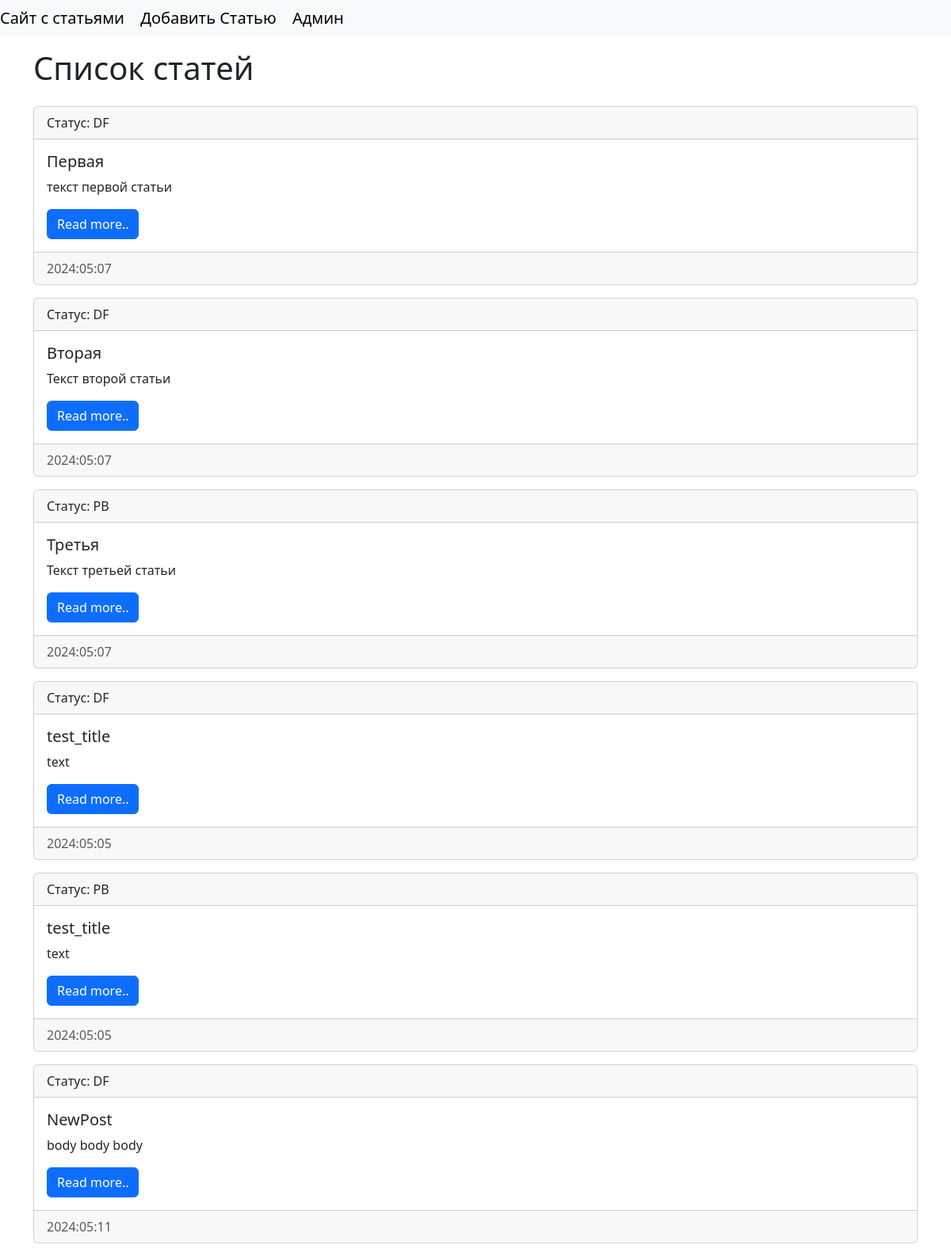
The page / on the database its author committed.
### core/models.py (models this page shows, shortened)
class Post(models.Model):
    class Status(models.TextChoices):
        DRAFT = 'DF', 'Draft'
        PUBLISHED = 'PB', 'Published'
    title = models.CharField(max_length=250)
    body = models.TextField()
    status = models.CharField(max_length=2,
                              choices=Status.choices,
                              default=Status.DRAFT)
    likes = models.PositiveIntegerField(verbose_name='Лайки',
                                        blank=True,
                                        default=0)
    date = models.DateField(verbose_name='Дата', blank=True)
    photo = models.ImageField(blank=True)
    category = models.ForeignKey(Category,
                             on_delete=models.CASCADE,
                             related_name='comments')
    class Meta:
        verbose_name = 'Статья'
        verbose_name_plural = 'Статьи'

### core/views.py (the view)
# urls.py: path('', views.index, name='home'),
def index(request):
    posts = Post.objects.all()
    categories = Category.objects.all()
    context={
        'posts' : posts,
        'categories' : categories,
        'title':'Список статей',
    }
    return render(request, template_name='core/index.html', context=context)

### core/templates/core/index.html (shortened to what this page needs)
<!doctype html>
<html lang="en">
  <head>
    <link href="https://cdn.jsdelivr.net/npm/bootstrap@5.3.3/dist/css/bootstrap.min.css" rel="stylesheet">
  </head>
  <body>
    <nav class="navbar navbar-expand-lg bg-body-tertiary">
        <div class="">
            <a class="navbar-brand" href="/">Сайт с статьями</a>
            <a class="navbar-brand" href="/">Добавить Статью</a>
            <a class="navbar-brand" href="/">Админ</a>
        </div>
    </nav>
    <div class="container mt-3">
    <h1>{{ title }}</h1>
    <div class="row">
    <div class="col-md12">
    {% for item in posts %}
        <div class="card mt-3 mb-3">
            <div class="card-header">
            Статус: {{ item.status }}
            </div>
            <div class="card-body">
            <h5 class="card-title">{{ item.title }}</h5>
            <p class="card-text">{{ item.body }}</p>
            <a href="#" class="btn btn-primary">Read more..</a>
            </div>
            <div class="card-footer text-body-secondary">
            {{ item.date|date:"Y:m:d" }}
            </div>
        </div>
    {% endfor %}
    </div>
</div>
</div>
  </body>
</html>

### rows shown on the page
Post: status "DF", title "Первая", body "текст первой статьи", date "2024:05:07"
Post: status "DF", title "Вторая", body "Текст второй статьи", date "2024:05:07"
Post: status "PB", title "Третья", body "Текст третьей статьи", date "2024:05:07"
Post: status "DF", title "test_title", body "text", date "2024:05:05"
Post: status "PB", title "test_title", body "text", date "2024:05:05"
Post: status "DF", title "NewPost", body "body body body", date "2024:05:11"

### other values the page prints
{{ title }} "Список статей"
